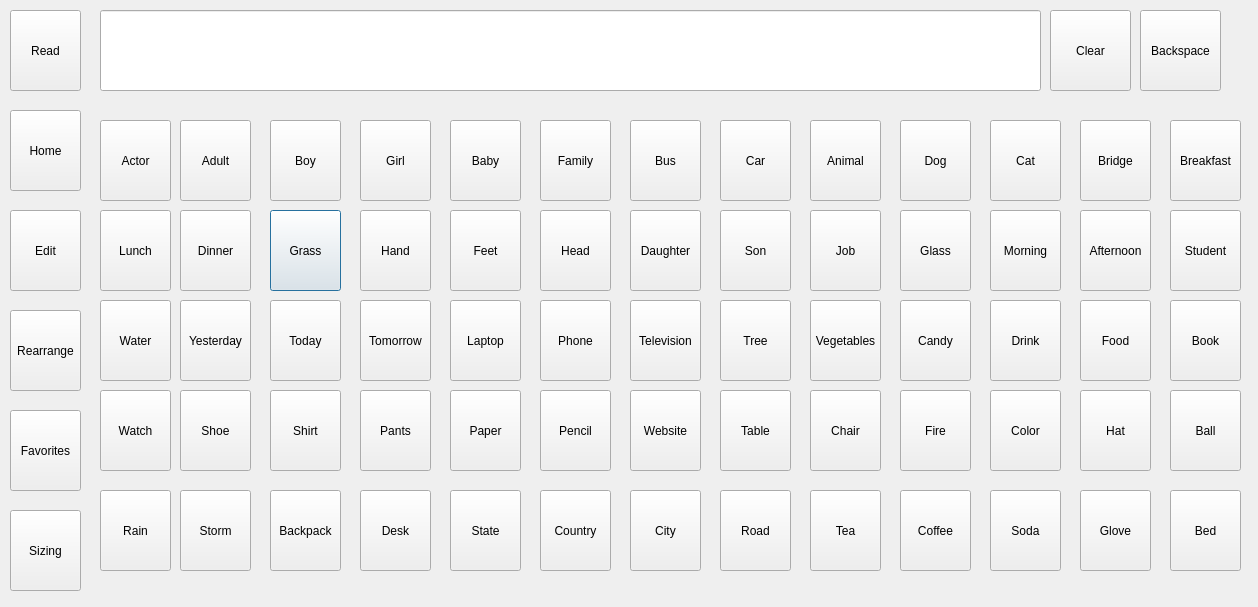
<?xml version="1.0" encoding="UTF-8"?>
<ui version="4.0">
 <class>nouns</class>
 <widget class="QDialog" name="nouns">
  <property name="geometry">
   <rect>
    <x>0</x>
    <y>0</y>
    <width>1258</width>
    <height>607</height>
   </rect>
  </property>
  <property name="windowTitle">
   <string>Dialog</string>
  </property>
  <widget class="QPushButton" name="grassButton">
   <property name="geometry">
    <rect>
     <x>270</x>
     <y>210</y>
     <width>71</width>
     <height>81</height>
    </rect>
   </property>
   <property name="text">
    <string>Grass</string>
   </property>
  </widget>
  <widget class="QPushButton" name="candyButton">
   <property name="geometry">
    <rect>
     <x>900</x>
     <y>300</y>
     <width>71</width>
     <height>81</height>
    </rect>
   </property>
   <property name="text">
    <string>Candy</string>
   </property>
  </widget>
  <widget class="QPushButton" name="girlButton">
   <property name="geometry">
    <rect>
     <x>360</x>
     <y>120</y>
     <width>71</width>
     <height>81</height>
    </rect>
   </property>
   <property name="text">
    <string>Girl</string>
   </property>
  </widget>
  <widget class="QPushButton" name="dogButton">
   <property name="geometry">
    <rect>
     <x>900</x>
     <y>120</y>
     <width>71</width>
     <height>81</height>
    </rect>
   </property>
   <property name="text">
    <string>Dog</string>
   </property>
  </widget>
  <widget class="QPushButton" name="feetButton">
   <property name="geometry">
    <rect>
     <x>450</x>
     <y>210</y>
     <width>71</width>
     <height>81</height>
    </rect>
   </property>
   <property name="text">
    <string>Feet</string>
   </property>
  </widget>
  <widget class="QPushButton" name="clear_fromLocations">
   <property name="geometry">
    <rect>
     <x>1050</x>
     <y>10</y>
     <width>81</width>
     <height>81</height>
    </rect>
   </property>
   <property name="text">
    <string>Clear</string>
   </property>
  </widget>
  <widget class="QPushButton" name="studentButton">
   <property name="geometry">
    <rect>
     <x>1170</x>
     <y>210</y>
     <width>71</width>
     <height>81</height>
    </rect>
   </property>
   <property name="text">
    <string>Student</string>
   </property>
  </widget>
  <widget class="QPushButton" name="carButton">
   <property name="geometry">
    <rect>
     <x>720</x>
     <y>120</y>
     <width>71</width>
     <height>81</height>
    </rect>
   </property>
   <property name="text">
    <string>Car</string>
   </property>
  </widget>
  <widget class="QPushButton" name="todayButton">
   <property name="geometry">
    <rect>
     <x>270</x>
     <y>300</y>
     <width>71</width>
     <height>81</height>
    </rect>
   </property>
   <property name="text">
    <string>Today</string>
   </property>
  </widget>
  <widget class="QPushButton" name="breakfastButton">
   <property name="geometry">
    <rect>
     <x>1170</x>
     <y>120</y>
     <width>71</width>
     <height>81</height>
    </rect>
   </property>
   <property name="text">
    <string>Breakfast</string>
   </property>
  </widget>
  <widget class="QPushButton" name="pencilButton">
   <property name="geometry">
    <rect>
     <x>540</x>
     <y>390</y>
     <width>71</width>
     <height>81</height>
    </rect>
   </property>
   <property name="text">
    <string>Pencil</string>
   </property>
  </widget>
  <widget class="QPushButton" name="backpackButton">
   <property name="geometry">
    <rect>
     <x>270</x>
     <y>490</y>
     <width>71</width>
     <height>81</height>
    </rect>
   </property>
   <property name="text">
    <string>Backpack</string>
   </property>
  </widget>
  <widget class="QPushButton" name="babyButton">
   <property name="geometry">
    <rect>
     <x>450</x>
     <y>120</y>
     <width>71</width>
     <height>81</height>
    </rect>
   </property>
   <property name="text">
    <string>Baby</string>
   </property>
  </widget>
  <widget class="QPushButton" name="tableButton">
   <property name="geometry">
    <rect>
     <x>720</x>
     <y>390</y>
     <width>71</width>
     <height>81</height>
    </rect>
   </property>
   <property name="text">
    <string>Table</string>
   </property>
  </widget>
  <widget class="QPushButton" name="pantsButton">
   <property name="geometry">
    <rect>
     <x>360</x>
     <y>390</y>
     <width>71</width>
     <height>81</height>
    </rect>
   </property>
   <property name="text">
    <string>Pants</string>
   </property>
  </widget>
  <widget class="QPushButton" name="watchButton">
   <property name="geometry">
    <rect>
     <x>100</x>
     <y>390</y>
     <width>71</width>
     <height>81</height>
    </rect>
   </property>
   <property name="text">
    <string>Watch</string>
   </property>
  </widget>
  <widget class="QPushButton" name="deskButton">
   <property name="geometry">
    <rect>
     <x>360</x>
     <y>490</y>
     <width>71</width>
     <height>81</height>
    </rect>
   </property>
   <property name="text">
    <string>Desk</string>
   </property>
  </widget>
  <widget class="QPushButton" name="stateButton">
   <property name="geometry">
    <rect>
     <x>450</x>
     <y>490</y>
     <width>71</width>
     <height>81</height>
    </rect>
   </property>
   <property name="text">
    <string>State</string>
   </property>
  </widget>
  <widget class="QPushButton" name="handButton">
   <property name="geometry">
    <rect>
     <x>360</x>
     <y>210</y>
     <width>71</width>
     <height>81</height>
    </rect>
   </property>
   <property name="text">
    <string>Hand</string>
   </property>
  </widget>
  <widget class="QPushButton" name="morningButton">
   <property name="geometry">
    <rect>
     <x>990</x>
     <y>210</y>
     <width>71</width>
     <height>81</height>
    </rect>
   </property>
   <property name="text">
    <string>Morning</string>
   </property>
  </widget>
  <widget class="QPushButton" name="sonButton">
   <property name="geometry">
    <rect>
     <x>720</x>
     <y>210</y>
     <width>71</width>
     <height>81</height>
    </rect>
   </property>
   <property name="text">
    <string>Son</string>
   </property>
  </widget>
  <widget class="QPushButton" name="backspace_fromLocations">
   <property name="geometry">
    <rect>
     <x>1140</x>
     <y>10</y>
     <width>81</width>
     <height>81</height>
    </rect>
   </property>
   <property name="text">
    <string>Backspace</string>
   </property>
  </widget>
  <widget class="QPushButton" name="hatButton">
   <property name="geometry">
    <rect>
     <x>1080</x>
     <y>390</y>
     <width>71</width>
     <height>81</height>
    </rect>
   </property>
   <property name="text">
    <string>Hat</string>
   </property>
  </widget>
  <widget class="QPushButton" name="rearrange_fromLocations">
   <property name="geometry">
    <rect>
     <x>10</x>
     <y>310</y>
     <width>71</width>
     <height>81</height>
    </rect>
   </property>
   <property name="text">
    <string>Rearrange</string>
   </property>
  </widget>
  <widget class="QLineEdit" name="lineEdit">
   <property name="geometry">
    <rect>
     <x>100</x>
     <y>10</y>
     <width>941</width>
     <height>81</height>
    </rect>
   </property>
  </widget>
  <widget class="QPushButton" name="cityButton">
   <property name="geometry">
    <rect>
     <x>630</x>
     <y>490</y>
     <width>71</width>
     <height>81</height>
    </rect>
   </property>
   <property name="text">
    <string>City</string>
   </property>
  </widget>
  <widget class="QPushButton" name="roadButton">
   <property name="geometry">
    <rect>
     <x>720</x>
     <y>490</y>
     <width>71</width>
     <height>81</height>
    </rect>
   </property>
   <property name="text">
    <string>Road</string>
   </property>
  </widget>
  <widget class="QPushButton" name="edit_fromLocations">
   <property name="geometry">
    <rect>
     <x>10</x>
     <y>210</y>
     <width>71</width>
     <height>81</height>
    </rect>
   </property>
   <property name="text">
    <string>Edit</string>
   </property>
  </widget>
  <widget class="QPushButton" name="favorite_fromLocations">
   <property name="geometry">
    <rect>
     <x>10</x>
     <y>410</y>
     <width>71</width>
     <height>81</height>
    </rect>
   </property>
   <property name="text">
    <string>Favorites</string>
   </property>
  </widget>
  <widget class="QPushButton" name="adultButton">
   <property name="geometry">
    <rect>
     <x>180</x>
     <y>120</y>
     <width>71</width>
     <height>81</height>
    </rect>
   </property>
   <property name="text">
    <string>Adult</string>
   </property>
  </widget>
  <widget class="QPushButton" name="vegetablesButton">
   <property name="geometry">
    <rect>
     <x>810</x>
     <y>300</y>
     <width>71</width>
     <height>81</height>
    </rect>
   </property>
   <property name="text">
    <string>Vegetables</string>
   </property>
  </widget>
  <widget class="QPushButton" name="treeButton">
   <property name="geometry">
    <rect>
     <x>720</x>
     <y>300</y>
     <width>71</width>
     <height>81</height>
    </rect>
   </property>
   <property name="text">
    <string>Tree</string>
   </property>
  </widget>
  <widget class="QPushButton" name="size_fromLocations">
   <property name="geometry">
    <rect>
     <x>10</x>
     <y>510</y>
     <width>71</width>
     <height>81</height>
    </rect>
   </property>
   <property name="text">
    <string>Sizing</string>
   </property>
  </widget>
  <widget class="QPushButton" name="dinnerButton">
   <property name="geometry">
    <rect>
     <x>180</x>
     <y>210</y>
     <width>71</width>
     <height>81</height>
    </rect>
   </property>
   <property name="text">
    <string>Dinner</string>
   </property>
  </widget>
  <widget class="QPushButton" name="bookButton">
   <property name="geometry">
    <rect>
     <x>1170</x>
     <y>300</y>
     <width>71</width>
     <height>81</height>
    </rect>
   </property>
   <property name="text">
    <string>Book</string>
   </property>
  </widget>
  <widget class="QPushButton" name="laptopButton">
   <property name="geometry">
    <rect>
     <x>450</x>
     <y>300</y>
     <width>71</width>
     <height>81</height>
    </rect>
   </property>
   <property name="text">
    <string>Laptop</string>
   </property>
  </widget>
  <widget class="QPushButton" name="colorButton">
   <property name="geometry">
    <rect>
     <x>990</x>
     <y>390</y>
     <width>71</width>
     <height>81</height>
    </rect>
   </property>
   <property name="text">
    <string>Color</string>
   </property>
  </widget>
  <widget class="QPushButton" name="tomorrowButton">
   <property name="geometry">
    <rect>
     <x>360</x>
     <y>300</y>
     <width>71</width>
     <height>81</height>
    </rect>
   </property>
   <property name="text">
    <string>Tomorrow</string>
   </property>
  </widget>
  <widget class="QPushButton" name="televisionButton">
   <property name="geometry">
    <rect>
     <x>630</x>
     <y>300</y>
     <width>71</width>
     <height>81</height>
    </rect>
   </property>
   <property name="text">
    <string>Television</string>
   </property>
  </widget>
  <widget class="QPushButton" name="sodaButton">
   <property name="geometry">
    <rect>
     <x>990</x>
     <y>490</y>
     <width>71</width>
     <height>81</height>
    </rect>
   </property>
   <property name="text">
    <string>Soda</string>
   </property>
  </widget>
  <widget class="QPushButton" name="fireButton">
   <property name="geometry">
    <rect>
     <x>900</x>
     <y>390</y>
     <width>71</width>
     <height>81</height>
    </rect>
   </property>
   <property name="text">
    <string>Fire</string>
   </property>
  </widget>
  <widget class="QPushButton" name="afternoonButton">
   <property name="geometry">
    <rect>
     <x>1080</x>
     <y>210</y>
     <width>71</width>
     <height>81</height>
    </rect>
   </property>
   <property name="text">
    <string>Afternoon</string>
   </property>
  </widget>
  <widget class="QPushButton" name="coffeeButton">
   <property name="geometry">
    <rect>
     <x>900</x>
     <y>490</y>
     <width>71</width>
     <height>81</height>
    </rect>
   </property>
   <property name="text">
    <string>Coffee</string>
   </property>
  </widget>
  <widget class="QPushButton" name="glassButton">
   <property name="geometry">
    <rect>
     <x>900</x>
     <y>210</y>
     <width>71</width>
     <height>81</height>
    </rect>
   </property>
   <property name="text">
    <string>Glass</string>
   </property>
  </widget>
  <widget class="QPushButton" name="waterButton">
   <property name="geometry">
    <rect>
     <x>100</x>
     <y>300</y>
     <width>71</width>
     <height>81</height>
    </rect>
   </property>
   <property name="text">
    <string>Water</string>
   </property>
  </widget>
  <widget class="QPushButton" name="phoneButton">
   <property name="geometry">
    <rect>
     <x>540</x>
     <y>300</y>
     <width>71</width>
     <height>81</height>
    </rect>
   </property>
   <property name="text">
    <string>Phone</string>
   </property>
  </widget>
  <widget class="QPushButton" name="lunchButton">
   <property name="geometry">
    <rect>
     <x>100</x>
     <y>210</y>
     <width>71</width>
     <height>81</height>
    </rect>
   </property>
   <property name="text">
    <string>Lunch</string>
   </property>
  </widget>
  <widget class="QPushButton" name="shoeButton">
   <property name="geometry">
    <rect>
     <x>180</x>
     <y>390</y>
     <width>71</width>
     <height>81</height>
    </rect>
   </property>
   <property name="text">
    <string>Shoe</string>
   </property>
  </widget>
  <widget class="QPushButton" name="foodButton">
   <property name="geometry">
    <rect>
     <x>1080</x>
     <y>300</y>
     <width>71</width>
     <height>81</height>
    </rect>
   </property>
   <property name="text">
    <string>Food</string>
   </property>
  </widget>
  <widget class="QPushButton" name="countryButton">
   <property name="geometry">
    <rect>
     <x>540</x>
     <y>490</y>
     <width>71</width>
     <height>81</height>
    </rect>
   </property>
   <property name="text">
    <string>Country</string>
   </property>
  </widget>
  <widget class="QPushButton" name="stormButton">
   <property name="geometry">
    <rect>
     <x>180</x>
     <y>490</y>
     <width>71</width>
     <height>81</height>
    </rect>
   </property>
   <property name="text">
    <string>Storm</string>
   </property>
  </widget>
  <widget class="QPushButton" name="ballButton">
   <property name="geometry">
    <rect>
     <x>1170</x>
     <y>390</y>
     <width>71</width>
     <height>81</height>
    </rect>
   </property>
   <property name="text">
    <string>Ball</string>
   </property>
  </widget>
  <widget class="QPushButton" name="jobButton">
   <property name="geometry">
    <rect>
     <x>810</x>
     <y>210</y>
     <width>71</width>
     <height>81</height>
    </rect>
   </property>
   <property name="text">
    <string>Job</string>
   </property>
  </widget>
  <widget class="QPushButton" name="busButton">
   <property name="geometry">
    <rect>
     <x>630</x>
     <y>120</y>
     <width>71</width>
     <height>81</height>
    </rect>
   </property>
   <property name="text">
    <string>Bus</string>
   </property>
  </widget>
  <widget class="QPushButton" name="familyButton">
   <property name="geometry">
    <rect>
     <x>540</x>
     <y>120</y>
     <width>71</width>
     <height>81</height>
    </rect>
   </property>
   <property name="text">
    <string>Family</string>
   </property>
  </widget>
  <widget class="QPushButton" name="websiteButton">
   <property name="geometry">
    <rect>
     <x>630</x>
     <y>390</y>
     <width>71</width>
     <height>81</height>
    </rect>
   </property>
   <property name="text">
    <string>Website</string>
   </property>
  </widget>
  <widget class="QPushButton" name="read_fromLocations">
   <property name="geometry">
    <rect>
     <x>10</x>
     <y>10</y>
     <width>71</width>
     <height>81</height>
    </rect>
   </property>
   <property name="text">
    <string>Read</string>
   </property>
  </widget>
  <widget class="QPushButton" name="yesterdayButton">
   <property name="geometry">
    <rect>
     <x>180</x>
     <y>300</y>
     <width>71</width>
     <height>81</height>
    </rect>
   </property>
   <property name="text">
    <string>Yesterday</string>
   </property>
  </widget>
  <widget class="QPushButton" name="headButton">
   <property name="geometry">
    <rect>
     <x>540</x>
     <y>210</y>
     <width>71</width>
     <height>81</height>
    </rect>
   </property>
   <property name="text">
    <string>Head</string>
   </property>
  </widget>
  <widget class="QPushButton" name="paperButton">
   <property name="geometry">
    <rect>
     <x>450</x>
     <y>390</y>
     <width>71</width>
     <height>81</height>
    </rect>
   </property>
   <property name="text">
    <string>Paper</string>
   </property>
  </widget>
  <widget class="QPushButton" name="bridgeButton">
   <property name="geometry">
    <rect>
     <x>1080</x>
     <y>120</y>
     <width>71</width>
     <height>81</height>
    </rect>
   </property>
   <property name="text">
    <string>Bridge</string>
   </property>
  </widget>
  <widget class="QPushButton" name="rainButton">
   <property name="geometry">
    <rect>
     <x>100</x>
     <y>490</y>
     <width>71</width>
     <height>81</height>
    </rect>
   </property>
   <property name="text">
    <string>Rain</string>
   </property>
  </widget>
  <widget class="QPushButton" name="bedButton">
   <property name="geometry">
    <rect>
     <x>1170</x>
     <y>490</y>
     <width>71</width>
     <height>81</height>
    </rect>
   </property>
   <property name="text">
    <string>Bed</string>
   </property>
  </widget>
  <widget class="QPushButton" name="boyButton">
   <property name="geometry">
    <rect>
     <x>270</x>
     <y>120</y>
     <width>71</width>
     <height>81</height>
    </rect>
   </property>
   <property name="text">
    <string>Boy</string>
   </property>
  </widget>
  <widget class="QPushButton" name="gloveButton">
   <property name="geometry">
    <rect>
     <x>1080</x>
     <y>490</y>
     <width>71</width>
     <height>81</height>
    </rect>
   </property>
   <property name="text">
    <string>Glove</string>
   </property>
  </widget>
  <widget class="QPushButton" name="drinkButton">
   <property name="geometry">
    <rect>
     <x>990</x>
     <y>300</y>
     <width>71</width>
     <height>81</height>
    </rect>
   </property>
   <property name="text">
    <string>Drink</string>
   </property>
  </widget>
  <widget class="QPushButton" name="actorButton">
   <property name="geometry">
    <rect>
     <x>100</x>
     <y>120</y>
     <width>71</width>
     <height>81</height>
    </rect>
   </property>
   <property name="text">
    <string>Actor</string>
   </property>
  </widget>
  <widget class="QPushButton" name="chairButton">
   <property name="geometry">
    <rect>
     <x>810</x>
     <y>390</y>
     <width>71</width>
     <height>81</height>
    </rect>
   </property>
   <property name="text">
    <string>Chair</string>
   </property>
  </widget>
  <widget class="QPushButton" name="animalButton">
   <property name="geometry">
    <rect>
     <x>810</x>
     <y>120</y>
     <width>71</width>
     <height>81</height>
    </rect>
   </property>
   <property name="text">
    <string>Animal</string>
   </property>
  </widget>
  <widget class="QPushButton" name="home_fromLocations">
   <property name="geometry">
    <rect>
     <x>10</x>
     <y>110</y>
     <width>71</width>
     <height>81</height>
    </rect>
   </property>
   <property name="text">
    <string>Home</string>
   </property>
  </widget>
  <widget class="QPushButton" name="teaButton">
   <property name="geometry">
    <rect>
     <x>810</x>
     <y>490</y>
     <width>71</width>
     <height>81</height>
    </rect>
   </property>
   <property name="text">
    <string>Tea</string>
   </property>
  </widget>
  <widget class="QPushButton" name="daughterButton">
   <property name="geometry">
    <rect>
     <x>630</x>
     <y>210</y>
     <width>71</width>
     <height>81</height>
    </rect>
   </property>
   <property name="text">
    <string>Daughter</string>
   </property>
  </widget>
  <widget class="QPushButton" name="catButton">
   <property name="geometry">
    <rect>
     <x>990</x>
     <y>120</y>
     <width>71</width>
     <height>81</height>
    </rect>
   </property>
   <property name="text">
    <string>Cat</string>
   </property>
  </widget>
  <widget class="QPushButton" name="shirtButton">
   <property name="geometry">
    <rect>
     <x>270</x>
     <y>390</y>
     <width>71</width>
     <height>81</height>
    </rect>
   </property>
   <property name="text">
    <string>Shirt</string>
   </property>
  </widget>
 </widget>
 <resources/>
 <connections/>
</ui>
